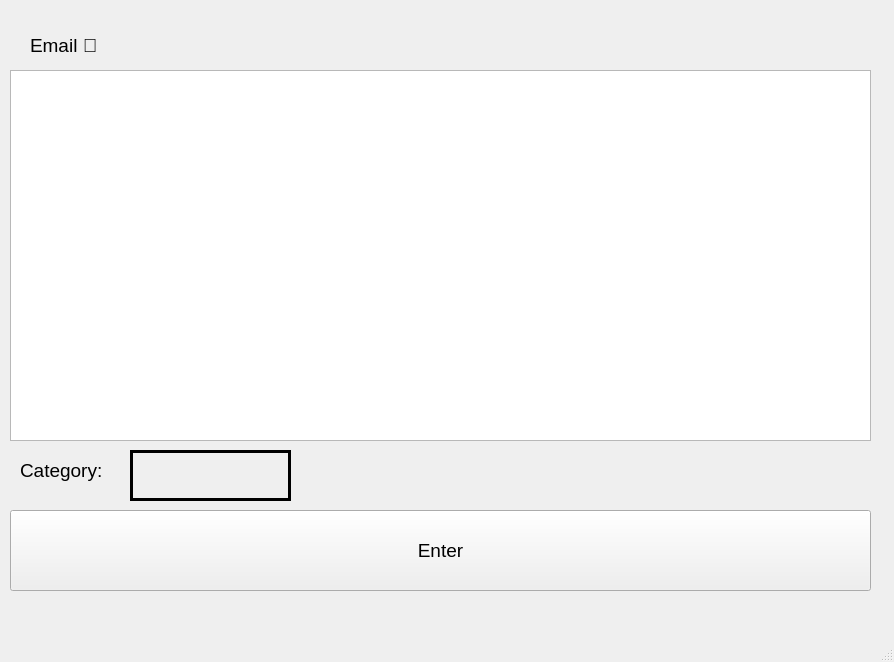
<?xml version="1.0" encoding="UTF-8"?>
<ui version="4.0">
 <class>MainWindow</class>
 <widget class="QMainWindow" name="MainWindow">
  <property name="geometry">
   <rect>
    <x>0</x>
    <y>0</y>
    <width>894</width>
    <height>662</height>
   </rect>
  </property>
  <property name="windowTitle">
   <string>MainWindow</string>
  </property>
  <widget class="QWidget" name="centralwidget">
   <widget class="QPushButton" name="pushButton_Enter">
    <property name="geometry">
     <rect>
      <x>10</x>
      <y>510</y>
      <width>861</width>
      <height>81</height>
     </rect>
    </property>
    <property name="font">
     <font>
      <pointsize>14</pointsize>
     </font>
    </property>
    <property name="text">
     <string>Enter</string>
    </property>
   </widget>
   <widget class="QTextEdit" name="textEdit_mail">
    <property name="geometry">
     <rect>
      <x>10</x>
      <y>70</y>
      <width>861</width>
      <height>371</height>
     </rect>
    </property>
    <property name="font">
     <font>
      <pointsize>14</pointsize>
     </font>
    </property>
   </widget>
   <widget class="QLabel" name="label">
    <property name="geometry">
     <rect>
      <x>30</x>
      <y>30</y>
      <width>171</width>
      <height>31</height>
     </rect>
    </property>
    <property name="font">
     <font>
      <pointsize>14</pointsize>
     </font>
    </property>
    <property name="text">
     <string>Email 📩</string>
    </property>
   </widget>
   <widget class="QLabel" name="label_2">
    <property name="geometry">
     <rect>
      <x>20</x>
      <y>450</y>
      <width>111</width>
      <height>41</height>
     </rect>
    </property>
    <property name="font">
     <font>
      <pointsize>14</pointsize>
     </font>
    </property>
    <property name="text">
     <string>Category:</string>
    </property>
   </widget>
   <widget class="QLabel" name="label_email">
    <property name="geometry">
     <rect>
      <x>130</x>
      <y>450</y>
      <width>161</width>
      <height>51</height>
     </rect>
    </property>
    <property name="font">
     <font>
      <pointsize>12</pointsize>
     </font>
    </property>
    <property name="frameShape">
     <enum>QFrame::Box</enum>
    </property>
    <property name="frameShadow">
     <enum>QFrame::Plain</enum>
    </property>
    <property name="lineWidth">
     <number>3</number>
    </property>
   </widget>
  </widget>
  <widget class="QMenuBar" name="menubar">
   <property name="geometry">
    <rect>
     <x>0</x>
     <y>0</y>
     <width>894</width>
     <height>26</height>
    </rect>
   </property>
  </widget>
  <widget class="QStatusBar" name="statusbar"/>
 </widget>
 <resources/>
 <connections/>
</ui>
